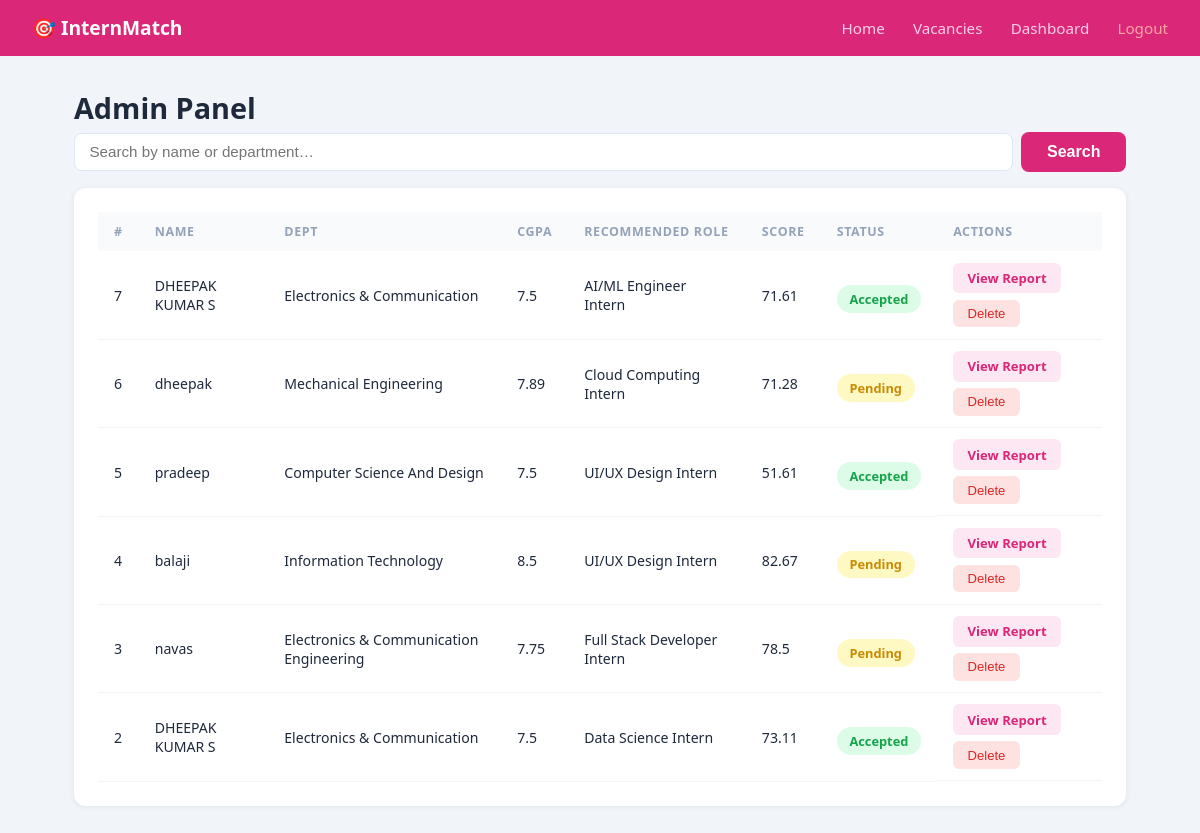
/admin (signed in), run on the app's committed database.
### tables this page shows
CREATE TABLE candidates (
        id INTEGER PRIMARY KEY AUTOINCREMENT,
        name TEXT, department TEXT, cgpa REAL,
        skills TEXT, projects INTEGER, certifications INTEGER,
        area_of_interest TEXT, preferred_tech TEXT, experience_level INTEGER,
        recommended_role TEXT, secondary_role TEXT,
        score REAL, score_label TEXT,
        missing_skills TEXT, roadmap TEXT,
        status TEXT DEFAULT 'Pending',
        resume_text TEXT,
        created_at TIMESTAMP DEFAULT CURRENT_TIMESTAMP
    );

### app.py (the view)
@app.route("/admin")
def admin():
    if not session.get("admin"):
        return redirect(url_for("admin_login"))
    search = request.args.get("search","")
    conn = sqlite3.connect("database.db")
    if search:
        rows = conn.execute(
            "SELECT * FROM candidates WHERE name LIKE ? OR department LIKE ? ORDER BY created_at DESC",
            (f"%{search}%",f"%{search}%")).fetchall()
    else:
        rows = conn.execute("SELECT * FROM candidates ORDER BY created_at DESC").fetchall()
    conn.close()
    return render_template("admin.html", rows=rows, search=search)

### templates/admin.html (shortened to what this page needs)
<!DOCTYPE html>
<html lang="en">
<head>
  <link rel="stylesheet" href="/static/css/style.css"/>
</head>
<body>
  <nav class="navbar">
    <span class="brand">🎯 InternMatch</span>
    <div>
      <a href="/">Home</a>
      <a href="/availability">Vacancies</a>
      <a href="/dashboard">Dashboard</a>
      <a href="/admin/logout" style="color:#fca5a5;">Logout</a>
    </div>
  </nav>
  <div class="container">
    <h1>Admin Panel</h1>
    <form method="GET" action="/admin" class="search-bar" style="margin-bottom:1rem;">
      <input type="text" name="search" value="{{ search }}" placeholder="Search by name or department…"/>
      <button type="submit" class="btn-primary">Search</button>
    </form>
    <div class="card">
      {% if rows %}
      <table class="data-table">
        <thead>
          <tr>
            <th>#</th><th>Name</th><th>Dept</th><th>CGPA</th>
            <th>Recommended Role</th><th>Score</th><th>Status</th><th>Actions</th>
          </tr>
        </thead>
        <tbody>
          {% for r in rows %}
          <tr>
            <td>{{ r[0] }}</td>
            <td>{{ r[1] }}</td>
            <td>{{ r[2] }}</td>
            <td>{{ r[3] }}</td>
            <td>{{ r[10] }}</td>
            <td>{{ r[12] }}</td>
            <td>
              <span class="badge
                {% if r[16] == 'Accepted' %}badge-green
                {% elif r[16] == 'Rejected' %}badge-red
                {% else %}badge-yellow{% endif %}">
                {{ r[16] }}
              </span>
            </td>
            <td style="display:flex;gap:0.4rem;flex-wrap:wrap;">
              <a href="/admin/candidate/{{ r[0] }}" class="btn-view">View Report</a>
              <form method="POST" action="/admin/delete/{{ r[0] }}" style="display:inline;">
                <button type="submit" class="btn-danger" onclick="return confirm('Delete?')">Delete</button>
              </form>
            </td>
          </tr>
          {% endfor %}
        </tbody>
      </table>
      {% else %}
        <p>No candidates found.</p>
      {% endif %}
    </div>
  </div>
</body>
</html>

### static/css/style.css (style rules this page uses)
*, *::before, *::after { box-sizing: border-box; margin: 0; padding: 0; }
body { font-family: 'Segoe UI', system-ui, sans-serif; background: #f1f5f9; color: #1e293b; min-height: 100vh; }
.navbar { background: #db2777; padding: 0.9rem 2rem; display: flex; align-items: center; justify-content: space-between; position: sticky; top: 0; z-index: 100; }
.navbar .brand { color: #fff; font-size: 1.2rem; font-weight: 700; }
.navbar a { color: #fbcfe8; text-decoration: none; margin-left: 1.5rem; font-size: 0.95rem; }
.container { max-width: 1100px; margin: 2rem auto; padding: 0 1.5rem; }
h1 { font-size: 1.8rem; font-weight: 700; margin-bottom: 0.3rem; }
.card { background: #fff; border-radius: 12px; padding: 1.5rem; box-shadow: 0 1px 6px rgba(0,0,0,0.07); margin-bottom: 1rem; }
input[type=text], input[type=number], input[type=password], input[type=file], select { padding: 0.6rem 0.9rem; border: 1px solid #e2e8f0; border-radius: 8px; font-size: 0.95rem; outline: none; transition: border-color .2s; background: #fff; }
.btn-primary { background: #db2777; color: #fff; border: none; border-radius: 8px; padding: 0.7rem 1.6rem; font-size: 1rem; font-weight: 600; cursor: pointer; text-decoration: none; transition: background .2s; display: inline-block; }
.btn-danger { background: #fee2e2; color: #dc2626; border: none; border-radius: 6px; padding: 0.4rem 0.9rem; font-size: 0.82rem; cursor: pointer; }
.btn-view { background: #fce7f3; color: #db2777; border: none; border-radius: 6px; padding: 0.4rem 0.9rem; font-size: 0.82rem; cursor: pointer; text-decoration: none; font-weight: 600; display: inline-block; }
.badge { display: inline-block; padding: 0.3rem 0.8rem; border-radius: 20px; font-size: 0.8rem; font-weight: 600; margin-top: 0.5rem; }
.badge-green { background: #dcfce7; color: #16a34a; }
.badge-yellow { background: #fef9c3; color: #ca8a04; }
.data-table { width: 100%; border-collapse: collapse; font-size: 0.88rem; }
.data-table th { background: #f8fafc; padding: 0.7rem 1rem; text-align: left; font-size: 0.78rem; text-transform: uppercase; color: #94a3b8; letter-spacing: 0.05em; }
.data-table td { padding: 0.7rem 1rem; border-bottom: 1px solid #f1f5f9; }
.search-bar { display: flex; gap: 0.5rem; align-items: center; }
.search-bar input { flex: 1; }

### data on the page
candidates: id "7", name "DHEEPAK KUMAR S", department "Electronics & Communication", cgpa "7.5", recommended_role "AI/ML Engineer Intern", score "71.61", status "Accepted"
candidates: id "6", name "dheepak", department "Mechanical Engineering", cgpa "7.89", recommended_role "Cloud Computing Intern", score "71.28", status "Pending"
candidates: id "5", name "pradeep", department "Computer Science And Design", cgpa "7.5", recommended_role "UI/UX Design Intern", score "51.61", status "Accepted"
candidates: id "4", name "balaji", department "Information Technology", cgpa "8.5", recommended_role "UI/UX Design Intern", score "82.67", status "Pending"
candidates: id "3", name "navas", department "Electronics & Communication Engineering", cgpa "7.75", recommended_role "Full Stack Developer Intern", score "78.5", status "Pending"
candidates: id "2", name "DHEEPAK KUMAR S", department "Electronics & Communication", cgpa "7.5", recommended_role "Data Science Intern", score "73.11", status "Accepted"
